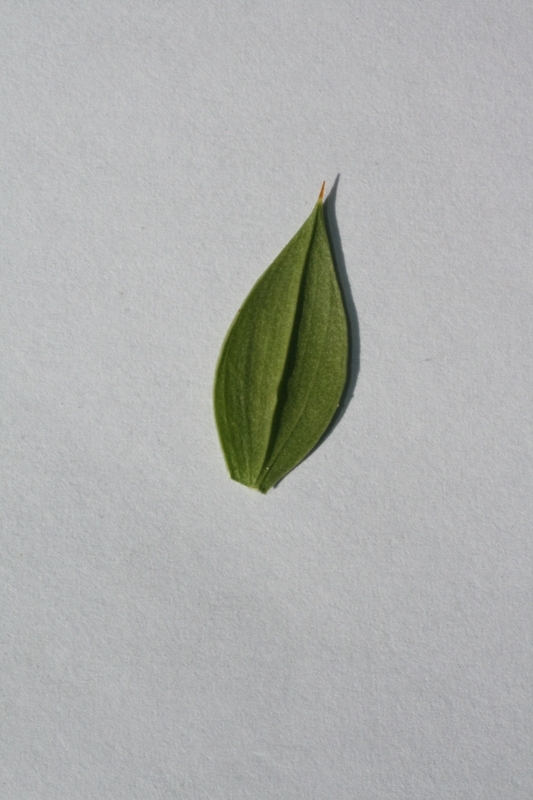
#> input picture Lab4/query_images/10722.jpg, 533 x 800 px, given in place of query_images, which was not available
$ python zad4_223021.py
#> lines starting #> are read from the running program, lines starting #| are printed output that depends on the picture; after the words box and inside, x2 and y2 are one past the last pixel; in counts of white or black regions, pixels touching at a corner belong together; pictures that were not available may be replaced by others from this repository, and a replacement may not be noted
import cv2
import numpy as np
from matplotlib import pyplot as plt
from matplotlib import use as mpl_use
from pathlib import Path
mpl_use('TkAgg')

# TUKA GO KORISTAM ISTIOT ALGORITAM ZA DOBIVANJE KONTURI OD MINATATA DOMASNA NAPRAVEN VO FUNKCIJA
def contours_image(image):
    blur = cv2.GaussianBlur(image, (5, 5), 0)
    ret, thresholdedImg = cv2.threshold(blur, 0, 255, cv2.THRESH_BINARY + cv2.THRESH_OTSU)
    opened = cv2.morphologyEx(thresholdedImg, cv2.MORPH_OPEN, kernel=np.ones((5, 5), np.uint8))
    contoursOpened, hierarchy1 = cv2.findContours(opened, cv2.RETR_TREE, cv2.CHAIN_APPROX_SIMPLE)
    contoursOpenedImage = cv2.drawContours(np.zeros_like(image), contoursOpened, -1, (255, 255, 255), 1)
    return contoursOpenedImage

# TUKA SOODVETNO STAVETE JA PATEKATA ZA QUERY IMAGE-OT
val = input("Vnesete ime na slika od query folderot vo format ime.jpg (primer 14147.jpg): ")
#> the answer given: query_images
queryImage = cv2.imread('./query_images/' + val, 0)
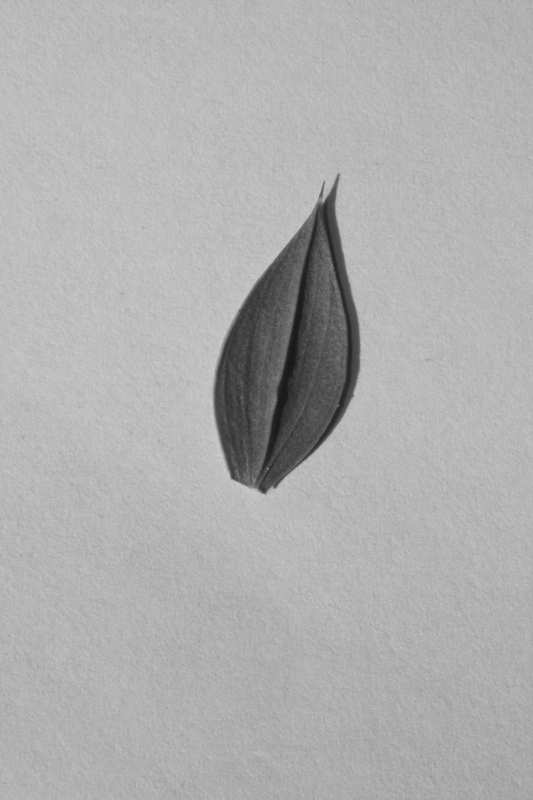
#> queryImage: shape (800, 533); min 23, max 206, mean 174.8
# queryImage = cv2.imread('./query_images/14147.jpg', 0)
contoursQueryImage = contours_image(queryImage)
#> in contours_image, `ret, thresholdedImg = cv2.threshold(blur, 0, 255, cv2.THRESH_BINARY + ..`:
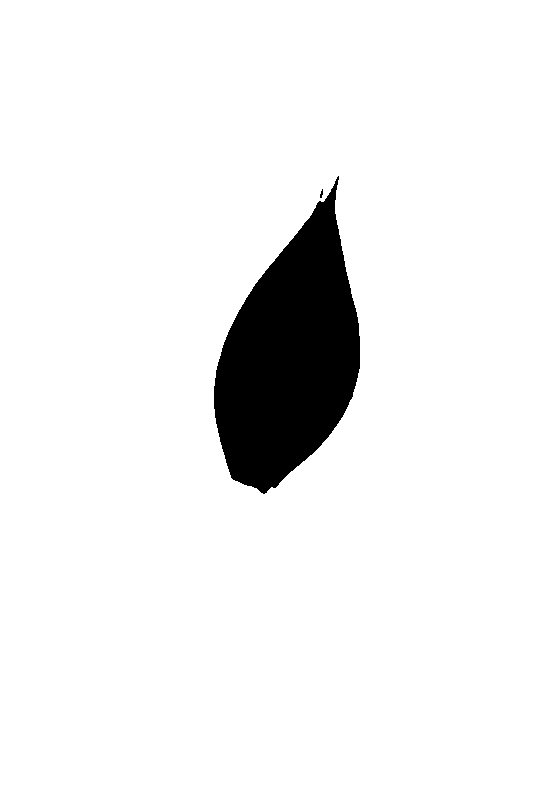
#> thresholdedImg: shape (800, 533); 93.5% white; 2 black regions (1 under 20 px), largest, box (x1, y1, x2, y2) and area: (214, 176, 360, 494) 27794
#> in contours_image, `ret, thresholdedImg = cv2.threshold(blur, 0, 255, cv2.THRESH_BINARY + ..`: ret = 129
#> in contours_image, `opened = cv2.morphologyEx(thresholdedImg, cv2.MORPH_OPEN, kernel=np.on..`: opened: shape (800, 533); 93.5% white; 1 black region
#> in contours_image, `contoursOpened, hierarchy1 = cv2.findContours(opened, cv2.RETR_TREE, c..`: contoursOpened = 2 contours; box (x1, y1, x2, y2) and area: (0, 0, 533, 800) 425068, (213, 175, 361, 495) 28184
#> in contours_image, `contoursOpenedImage = cv2.drawContours(np.zeros_like(image), contoursO..`:
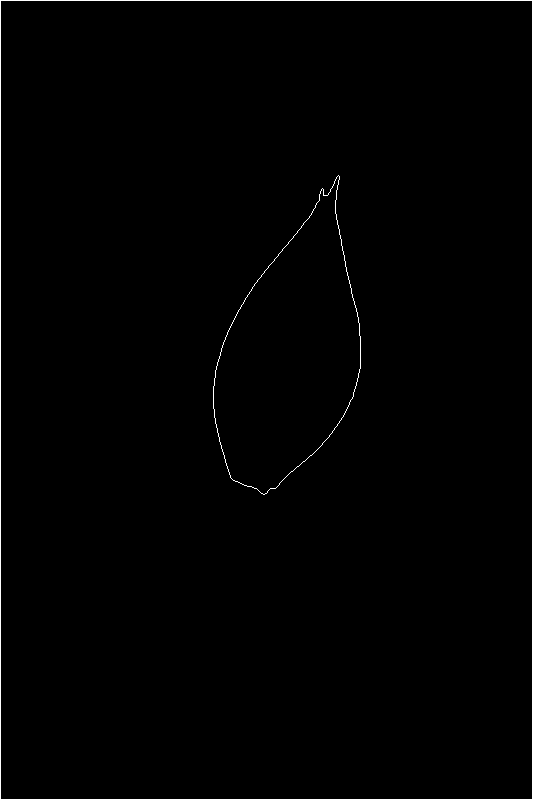
#> contoursOpenedImage: shape (800, 533); 0.78% white in thin lines or dots
similarities = {}

# TUKA SOODVETNO STAVETE JA PATEKATA ZA DATABASE FOLDER-OT
inputFolder = Path('./database/')
images = list(inputFolder.glob('*'))

for image in images:
    img = cv2.imread(str(image), 0)
    contoursImg = contours_image(img)
    similarities[image.name] = cv2.matchShapes(contoursQueryImage, contoursImg, 1, 0)

for key, value in sorted(similarities.items(), key=lambda item: item[1]):
    print(key, value)
#> this loop made 1 pass
#> (key, value) on pass 1: ('10722.jpg', 0)
#| 10722.jpg 0.0

# Generalno rezultatite se takvi kako sto gi ocekuvav, za listovite so slicna forma funkcijata matchShapes vrakja mal broj kako na primer
# pri sporedba na 14147.jpg (query image-ot) so 11628.jpg (database image) vrakja 0.034, dodeka pak pri spredba so sliki od listovi so sosema razlicna forma kako na primer
# 1.jpg, funckijata vrakja pogolem broj vo slucajov 0.439.
# Dopolnitelno postaviv i slika od rezultatite vo folderot.

$ run again, on Lab4/query_images/1202.jpg
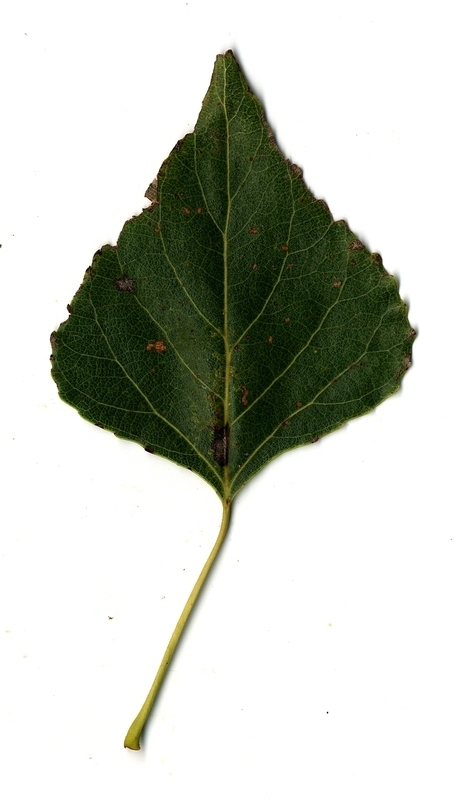
#> input picture Lab4/query_images/1202.jpg, 467 x 800 px, given in place of query_images, which was not available
#> in contours_image, `ret, thresholdedImg = cv2.threshold(blur, 0, 255, cv2.THRESH_BINARY + ..`:
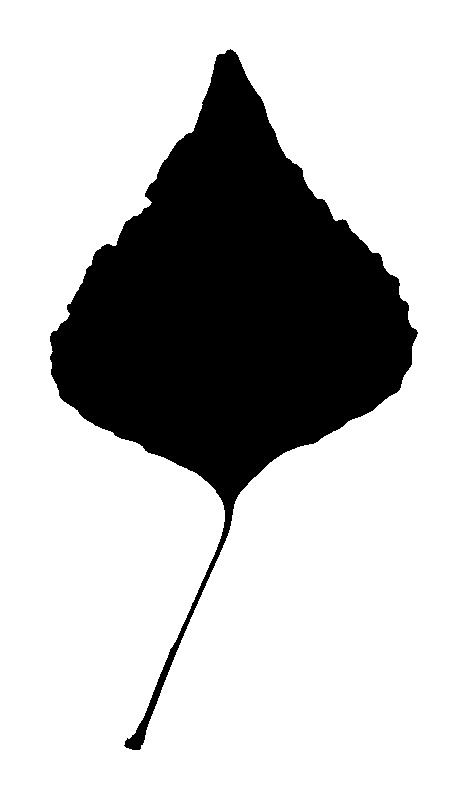
#> thresholdedImg: shape (800, 467); 75.5% white; 1 black region, box (x1, y1, x2, y2) and area: (50, 49, 418, 750) 91419
#> ret = 149
#> opened: shape (800, 467); 75.5% white; 1 black region
#> contoursOpened = 2 contours; box (x1, y1, x2, y2) and area: (0, 0, 467, 800) 372334, (49, 48, 419, 751) 92254
#> in contours_image, `contoursOpenedImage = cv2.drawContours(np.zeros_like(image), contoursO..`:
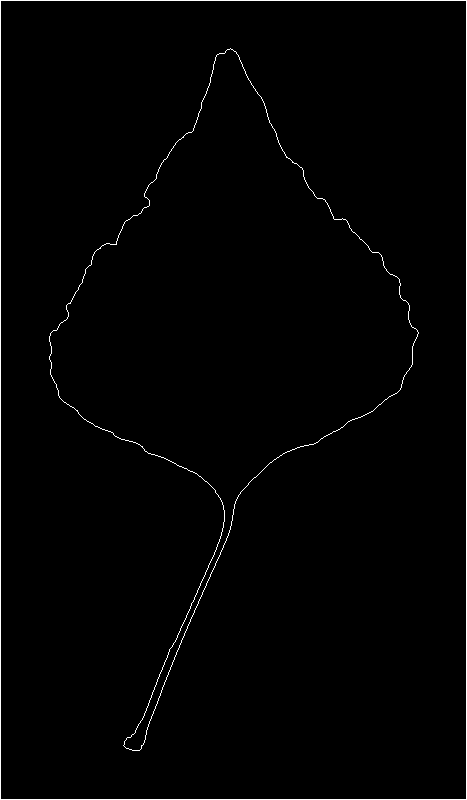
#> contoursOpenedImage: shape (800, 467); 1.1% white in thin lines or dots
#> the loop `for key, value in sorted(similarities.items(), key=lambda item: item[1..` made 1 pass
#> (key, value) on pass 1: ('1202.jpg', 0)
#> (printed output is left out)

$ run again, on Lab4/query_images/12034.jpg
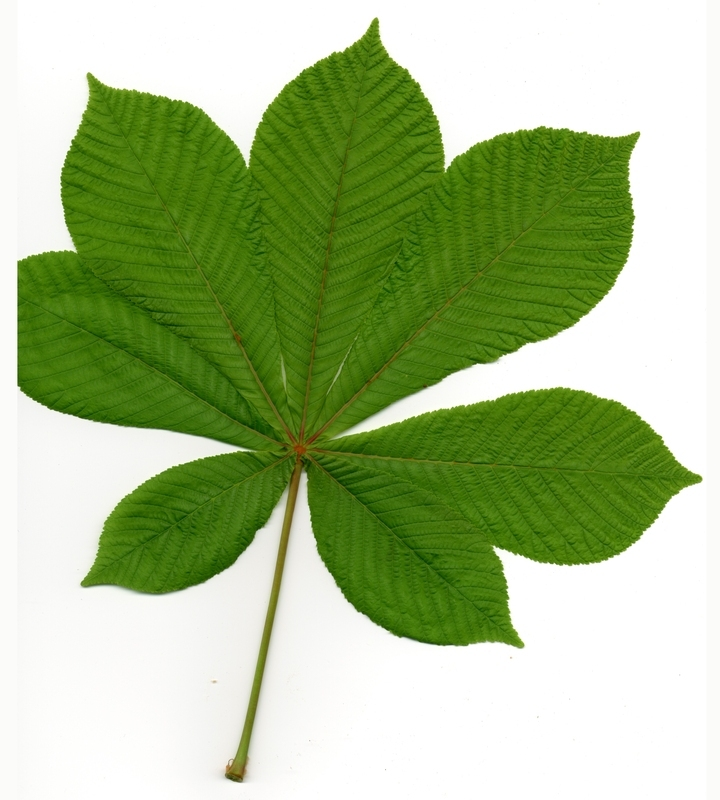
#> input picture Lab4/query_images/12034.jpg, 720 x 800 px, given in place of query_images, which was not available
#> in contours_image, `ret, thresholdedImg = cv2.threshold(blur, 0, 255, cv2.THRESH_BINARY + ..`:
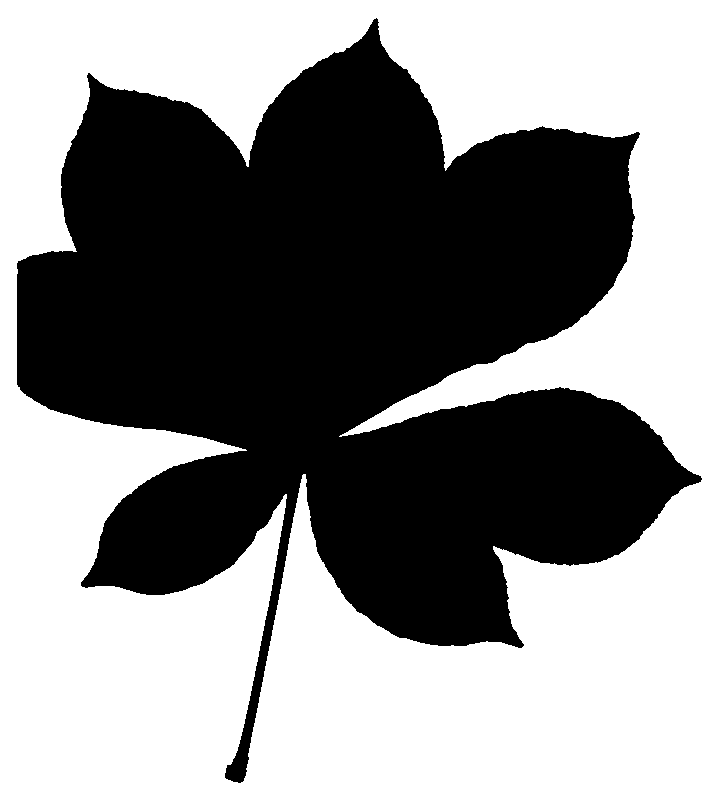
#> thresholdedImg: shape (800, 720); 54.9% white; 1 black region, box (x1, y1, x2, y2) and area: (17, 18, 702, 783) 259985
#> ret = 170
#> opened: shape (800, 720); 54.8% white; 1 black region
#> contoursOpened = 2 contours; box (x1, y1, x2, y2) and area: (0, 0, 720, 800) 574481, (16, 17, 703, 784) 262108
#> in contours_image, `contoursOpenedImage = cv2.drawContours(np.zeros_like(image), contoursO..`:
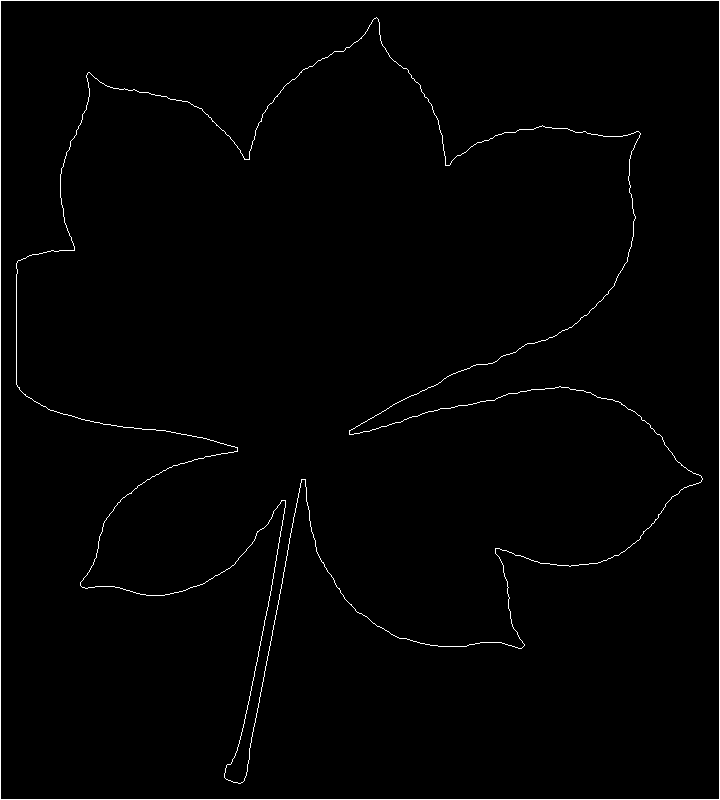
#> contoursOpenedImage: shape (800, 720); 1.2% white in thin lines or dots
#> the loop `for key, value in sorted(similarities.items(), key=lambda item: item[1..` made 1 pass
#> (key, value) on pass 1: ('12034.jpg', 0)
#> (printed output is left out)

$ run again, on Lab4/query_images/12181.jpg
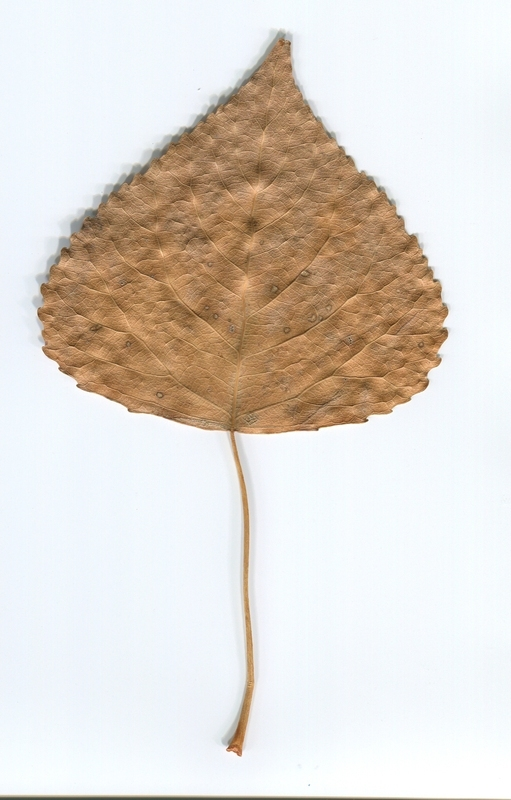
#> input picture Lab4/query_images/12181.jpg, 511 x 800 px, given in place of query_images, which was not available
#> in contours_image, `ret, thresholdedImg = cv2.threshold(blur, 0, 255, cv2.THRESH_BINARY + ..`:
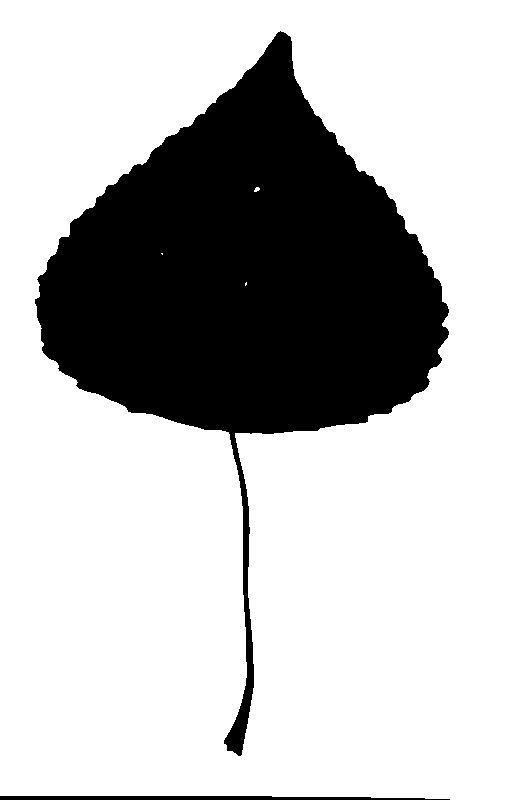
#> thresholdedImg: shape (800, 511); 73.8% white; 2 black regions, box (x1, y1, x2, y2) and area: (35, 31, 449, 756) 105743, (0, 796, 450, 800) 1518
#> ret = 191
#> opened: shape (800, 511); 73.7% white; 2 black regions
#> contoursOpened = 2 contours; box (x1, y1, x2, y2) and area: (0, 0, 511, 800) 405974, (34, 30, 450, 757) 106727
#> in contours_image, `contoursOpenedImage = cv2.drawContours(np.zeros_like(image), contoursO..`:
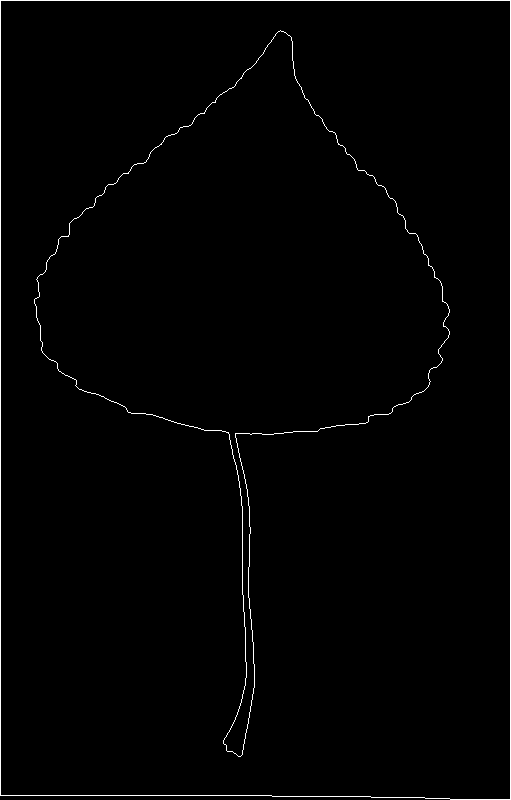
#> contoursOpenedImage: shape (800, 511); 1.1% white in thin lines or dots
#> the loop `for key, value in sorted(similarities.items(), key=lambda item: item[1..` made 1 pass
#> (key, value) on pass 1: ('12181.jpg', 0)
#> (printed output is left out)
